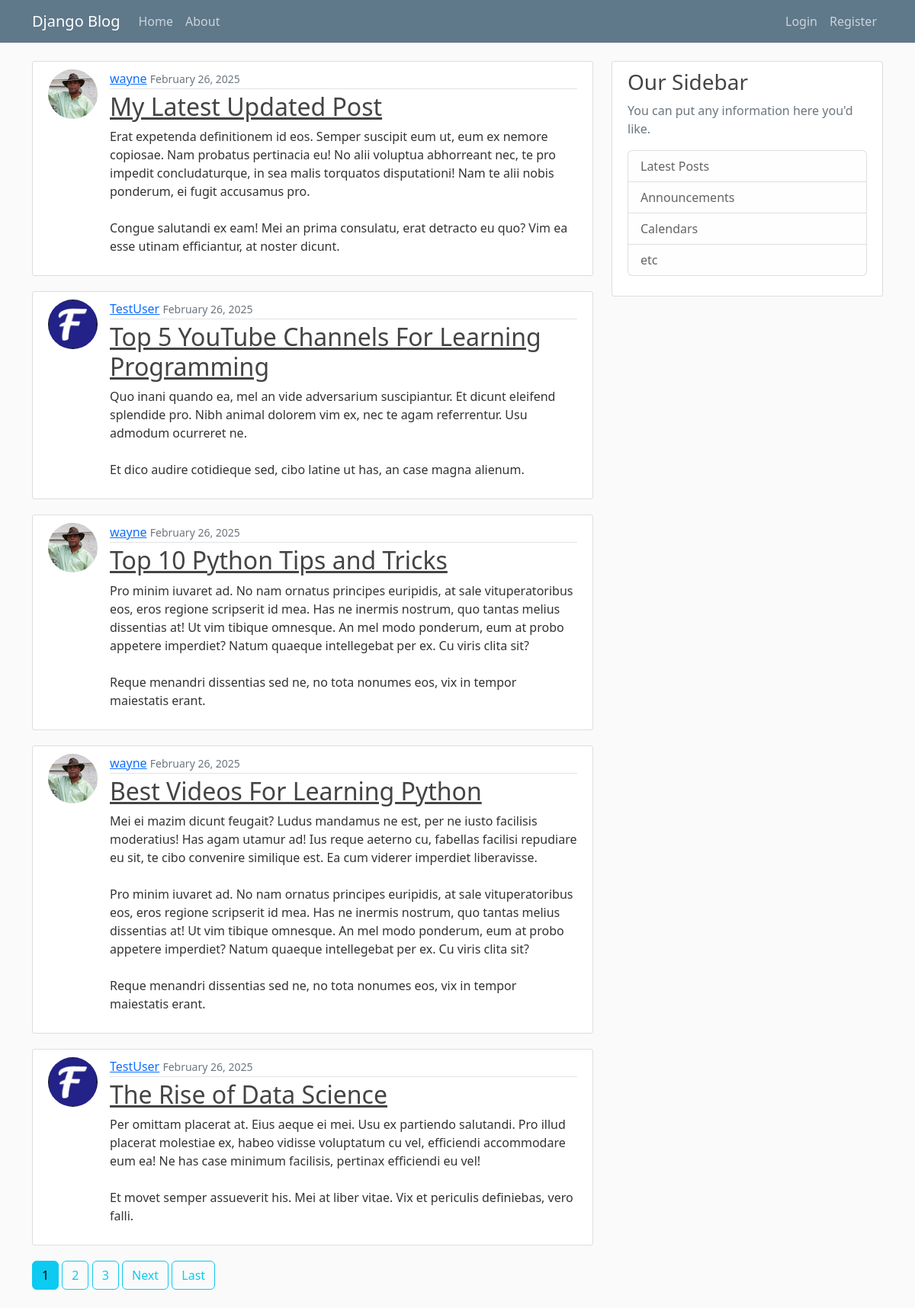
The page / on the database its author committed.
### blog/models.py (models this page shows, shortened)
class Post(models.Model):
    title = models.CharField(max_length=100)
    content = models.TextField()
    date_posted = models.DateTimeField(default=timezone.now)
    author = models.ForeignKey(User, on_delete=models.CASCADE)

### users/models.py (models this page shows, shortened)
class Profile(models.Model):
    user = models.OneToOneField(User, on_delete=models.CASCADE)
    image = models.ImageField(default='main.jpg', upload_to='profile_pics')

### blog/views.py (the view)
# urls.py: path('', PostListView.as_view(), name='blog-home'),
class PostListView(ListView):
    model = Post
    template_name = 'blog/home.html'
    context_object_name = 'posts'
    ordering = ['-date_posted']
    paginate_by = 5

### blog/templates/blog/home.html (shortened to what this page needs)
{% extends "blog/base.html" %}
{% block content %}
    {% for post in posts %}
    <article class="media content-section">
      <div class="d-flex align-items-start">
        <img class="rounded-circle me-3 article-img" src="{{ post.author.profile.image.url }}" alt="">
          <div class="media-body">
            <div class="article-metadata">
              <a class="mr-2" href="{% url 'user-posts' post.author.username %}">{{ post.author }}</a>
              <small class="text-muted">{{ post.date_posted|date:"F d, Y" }}</small>
            </div>
            <h2><a class="article-title" href="{% url 'post-detail' post.id %}">{{ post.title }}</a></h2>
            <p class="article-content">{{ post.content }}</p>
          </div>
      </div>
      </article>
    {% endfor %}
    {% if is_paginated %}
      {% for num in page_obj.paginator.page_range %}
        {% if page_obj.number == num %}
          <a class="btn btn-info mb-4" href="?page={{ num }}">{{ num }}</a>
        {% elif num > page_obj.number|add:'-3' and num < page_obj.number|add:'3' %}
          <a class="btn btn-outline-info mb-4" href="?page={{ num }}">{{ num }}</a>
        {% endif %}
      {% endfor %}
      {% if page_obj.has_next %}
        <a class="btn btn-outline-info mb-4" href="?page={{ page_obj.next_page_number }}">Next</a>
        <a class="btn btn-outline-info mb-4" href="?page={{ page_obj.paginator.num_pages }}">Last</a>
      {% endif %}
    {% endif %}
{% endblock content %}

### blog/static/blog/main.css (style rules this page uses)
body { background: #fafafa; color: #333333; margin-top: 5rem; }
h1, h2, h3, h4, h5, h6 { color: #444444; }
.content-section { background: #ffffff; padding: 10px 20px; border: 1px solid #dddddd; border-radius: 3px; margin-bottom: 20px; }
.article-title { color: #444444; }
.article-content { white-space: pre-line; }
.article-img { height: 65px; width: 65px; margin-right: 16px; }
.article-metadata { padding-bottom: 1px; margin-bottom: 4px; border-bottom: 1px solid #e3e3e3 }

### rows shown on the page
Post: author.profile.image (picture), author "wayne", date_posted "February 26, 2025", title "My Latest Updated Post", content "Erat expetenda definitionem id eos. Semper suscipit eum ut, eum ex nemore copiosae. Nam probatus pertinacia eu! No alii voluptua abhorreant nec, te pro impedit concludaturque, in sea malis torquatos disputationi! Nam te alii nobis ponderum, ei fugit accusamus pro. Congue salutandi ex eam! Mei an prima consulatu, erat detracto eu quo? Vim ea esse utinam efficiantur, at noster dicunt."
Post: author.profile.image (picture), author "TestUser", date_posted "February 26, 2025", title "Top 5 YouTube Channels For Learning Programming", content "Quo inani quando ea, mel an vide adversarium suscipiantur. Et dicunt eleifend splendide pro. Nibh animal dolorem vim ex, nec te agam referrentur. Usu admodum ocurreret ne. Et dico audire cotidieque sed, cibo latine ut has, an case magna alienum."
Post: author.profile.image (picture), author "wayne", date_posted "February 26, 2025", title "Top 10 Python Tips and Tricks", content "Pro minim iuvaret ad. No nam ornatus principes euripidis, at sale vituperatoribus eos, eros regione scripserit id mea. Has ne inermis nostrum, quo tantas melius dissentias at! Ut vim tibique omnesque. An mel modo ponderum, eum at probo appetere imperdiet? Natum quaeque intellegebat per ex. Cu viris clita sit? Reque menandri dissentias sed ne, no tota nonumes eos, vix in tempor maiestatis erant."
Post: author.profile.image (picture), author "wayne", date_posted "February 26, 2025", title "Best Videos For Learning Python", content "Mei ei mazim dicunt feugait? Ludus mandamus ne est, per ne iusto facilisis moderatius! Has agam utamur ad! Ius reque aeterno cu, fabellas facilisi repudiare eu sit, te cibo convenire similique est. Ea cum viderer imperdiet liberavisse. Pro minim iuvaret ad. No nam ornatus principes euripidis, at sale vituperatoribus eos, eros regione scripserit id mea. Has ne inermis nostrum, quo tantas melius dissentias at! Ut vim tibique omnesque. An mel modo ponderum, eum at probo appetere imperdiet? Natum quaeque intellegebat per ex. Cu viris clita sit? Reque menandri dissentias sed ne, no tota nonumes eos, vix in tempor maiestatis erant."
Post: author.profile.image (picture), author "TestUser", date_posted "February 26, 2025", title "The Rise of Data Science", content "Per omittam placerat at. Eius aeque ei mei. Usu ex partiendo salutandi. Pro illud placerat molestiae ex, habeo vidisse voluptatum cu vel, efficiendi accommodare eum ea! Ne has case minimum facilisis, pertinax efficiendi eu vel! Et movet semper assueverit his. Mei at liber vitae. Vix et periculis definiebas, vero falli."

### other values the page prints
{{ num }} "1"
{{ num }} "2" "3"
